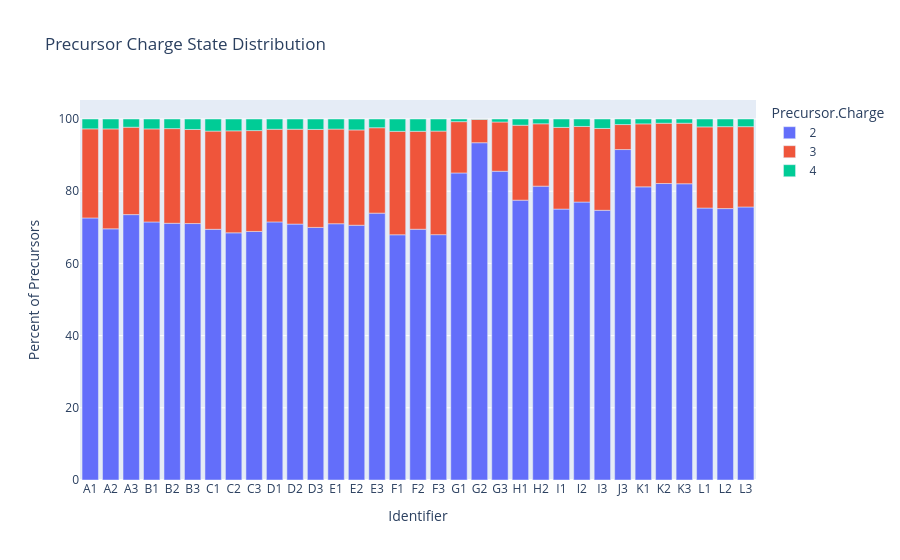

Write notebook code for a chart like this one.
### Code cell
pe.bar(precursor_charge_data, x = "Identifier", y="Percent of Precursors", color = "Precursor.Charge", title = "Precursor Charge State Distribution")

### Figure 1 — Plotly figure (JSON) as saved in the notebook; plotly's stock layout.template omitted (floating-point values rounded to 4 significant figures)
{"data": [{"hovertemplate": "Precursor.Charge=2<br>Identifier=%{x}<br>Percent of Precursors=%{y}<extra></extra>", "legendgroup": "2", "marker": {"color": "#636efa", "pattern": {"shape": ""}}, "name": "2", "orientation": "v", "showlegend": true, "textposition": "auto", "type": "bar", "x": ["A1", "A2", "A3", "B1", "B2", "B3", "C1", "C2", "C3", "D1", "D2", "D3", "E1", "E2", "E3", "F1", "F2", "F3", "G1", "G2", "G3", "H1", "H2", "I1", "I2", "I3", "J3", "K1", "K2", "K3", "L1", "L2", "L3"], "xaxis": "x", "y": [72.59, 69.58, 73.51, 71.48, 71.12, 71.04, 69.45, 68.47, 68.85, 71.49, 70.89, 69.97, 70.99, 70.57, 73.92, 67.93, 69.47, 67.96, 85.05, 93.43, 85.54, 77.51, 81.4, 75.05, 77.0, 74.71, 91.54, 81.2, 82.13, 82.07, 75.33, 75.19, 75.63], "yaxis": "y"}, {"hovertemplate": "Precursor.Charge=3<br>Identifier=%{x}<br>Percent of Precursors=%{y}<extra></extra>", "legendgroup": "3", "marker": {"color": "#EF553B", "pattern": {"shape": ""}}, "name": "3", "orientation": "v", "showlegend": true, "textposition": "auto", "type": "bar", "x": ["A1", "A2", "A3", "B1", "B2", "B3", "C1", "C2", "C3", "D1", "D2", "D3", "E1", "E2", "E3", "F1", "F2", "F3", "G1", "G2", "G3", "H1", "H2", "I1", "I2", "I3", "J3", "K1", "K2", "K3", "L1", "L2", "L3"], "xaxis": "x", "y": [24.68, 27.68, 24.22, 25.77, 26.22, 26.06, 27.2, 28.25, 27.94, 25.67, 26.28, 27.15, 26.21, 26.4, 23.66, 28.64, 27.12, 28.68, 14.21, 6.487, 13.64, 20.76, 17.27, 22.63, 20.94, 22.67, 6.923, 17.45, 16.7, 16.77, 22.48, 22.69, 22.25], "yaxis": "y"}, {"hovertemplate": "Precursor.Charge=4<br>Identifier=%{x}<br>Percent of Precursors=%{y}<extra></extra>", "legendgroup": "4", "marker": {"color": "#00cc96", "pattern": {"shape": ""}}, "name": "4", "orientation": "v", "showlegend": true, "textposition": "auto", "type": "bar", "x": ["A1", "A2", "A3", "B1", "B2", "B3", "C1", "C2", "C3", "D1", "D2", "D3", "E1", "E2", "E3", "F1", "F2", "F3", "G1", "G2", "G3", "H1", "H2", "I1", "I2", "I3", "J3", "K1", "K2", "K3", "L1", "L2", "L3"], "xaxis": "x", "y": [2.728, 2.748, 2.267, 2.749, 2.659, 2.898, 3.357, 3.28, 3.209, 2.842, 2.829, 2.886, 2.796, 3.028, 2.416, 3.426, 3.413, 3.357, 0.7331, 0.08425, 0.8287, 1.724, 1.325, 2.321, 2.061, 2.614, 1.538, 1.346, 1.173, 1.164, 2.183, 2.122, 2.121], "yaxis": "y"}], "layout": {"barmode": "relative", "legend": {"title": {"text": "Precursor.Charge"}, "tracegroupgap": 0}, "title": {"text": "Precursor Charge State Distribution"}, "xaxis": {"anchor": "y", "domain": [0, 1], "title": {"text": "Identifier"}}, "yaxis": {"anchor": "x", "domain": [0, 1], "title": {"text": "Percent of Precursors"}}}}
